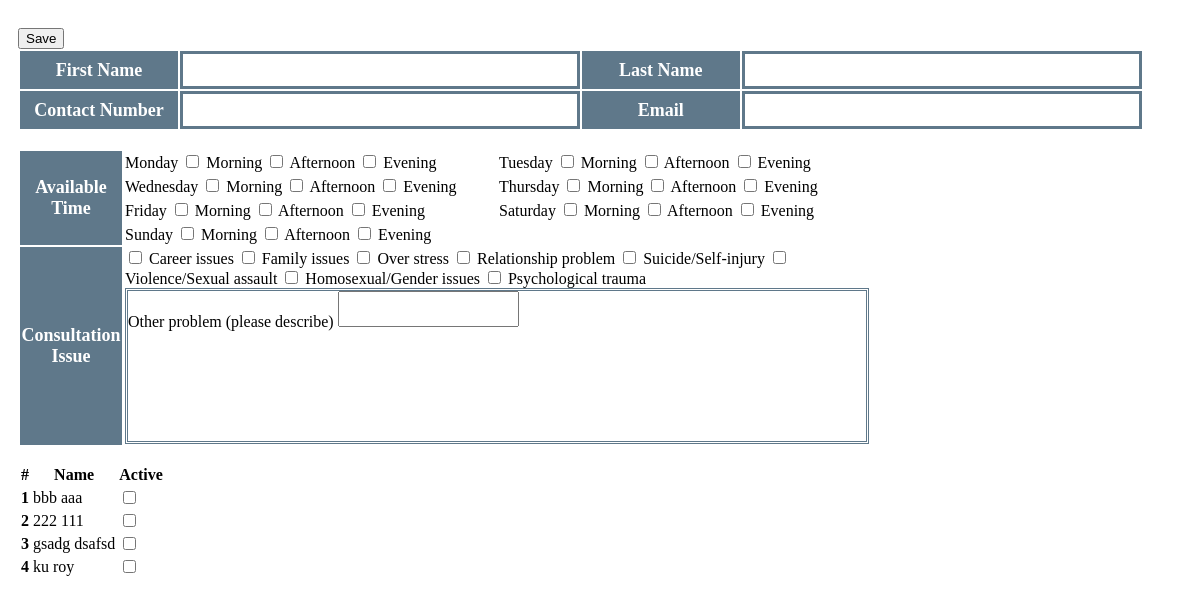
Screenshot of /home/schedule_arrangement/ (signed in) with the database file from the repository.
### users/models.py (models this page shows)
class New_user(User):
    contact_number = models.CharField(db_column='contact_number', max_length=20)
    app_active = models.BooleanField(db_column='app_active', default=False)

### djangoProject/commonfunction.py (the view)
    def _inner(request, *args, **kwargs):
        if not request.user.is_superuser:
            raise PermissionDenied
        return function(request, *args, **kwargs)

### djangoProject/commonfunction.py (called while the page is built)
def is_superuser(function=None):
    def _inner(request, *args, **kwargs):
        if not request.user.is_superuser:
            raise PermissionDenied
        return function(request, *args, **kwargs)
    return _inner

### home/views.py (called while the page is built)
@is_superuser
def schedule_arrangement(request):
    app_list = New_user.objects.filter(is_active=True).order_by('-app_active', 'last_login')
    allEvents = list(AppointmentCalander.objects.filter(active=True))
    for event in allEvents:
        nameObject = New_user.objects.filter(user_ptr_id=event.app_user_id).values('first_name', 'last_name')[0]
        event.title = nameObject['first_name'] + ' ' + nameObject['last_name']
    return render(request, "home/schedule_arrangement.html", locals())

### templates/home/schedule_arrangement.html (shortened to what this page needs)
{% block Content0 %}
    <div class="row-no-gutters row" style="padding: 10px">
        <div class="col-4">
            <div style="margin-top: 10px">
                <button type="button" class="btn btn-primary" onclick="submitCalendar()">Save</button>
            </div>
        </div>
        <div class="col-6">
            {% include '../users/uni_appointment.html' %}
        </div>
        <div class="col-2">
            <table id="app_table" class="table table-hover">
                <thead>
                    <tr>
                        <th scope="col" class="">#</th>
                        <th scope="col" class="">Name</th>
                        <th scope="col" class="">Active</th>
                    </tr>
                </thead>
                <tbody>
                    {% for app in app_list %}
                        <tr id="{{ app.id }}" onclick="render_app(this.id)">
                            <th scope="row" class="column_1">{{ forloop.counter }}</th>
                            <td id="list_name_{{ app.id }}" class="">{{ app.last_name }} {{ app.first_name }}</td>
                            <td class="">
                                <div class="form-check form-switch">
                                  <input id="check_{{ app.id }}" class="form-check-input" onclick="app_active('{{ app.id }}', this.id)"  type="checkbox">
                                </div>
                            </td>
                        </tr>
                    {% endfor %}
                </tbody>
            </table>
        </div>
    </div>
{% endblock %}

### templates/home/schedule_arrangement.html (style rules this page uses)
input { border-style: none; font-size: x-large; }

### rows the page displays
New_user: last_name "bbb", first_name "aaa"
New_user: last_name "222", first_name "111"
New_user: last_name "gsadg", first_name "dsafsd"
New_user: last_name "ku", first_name "roy"
